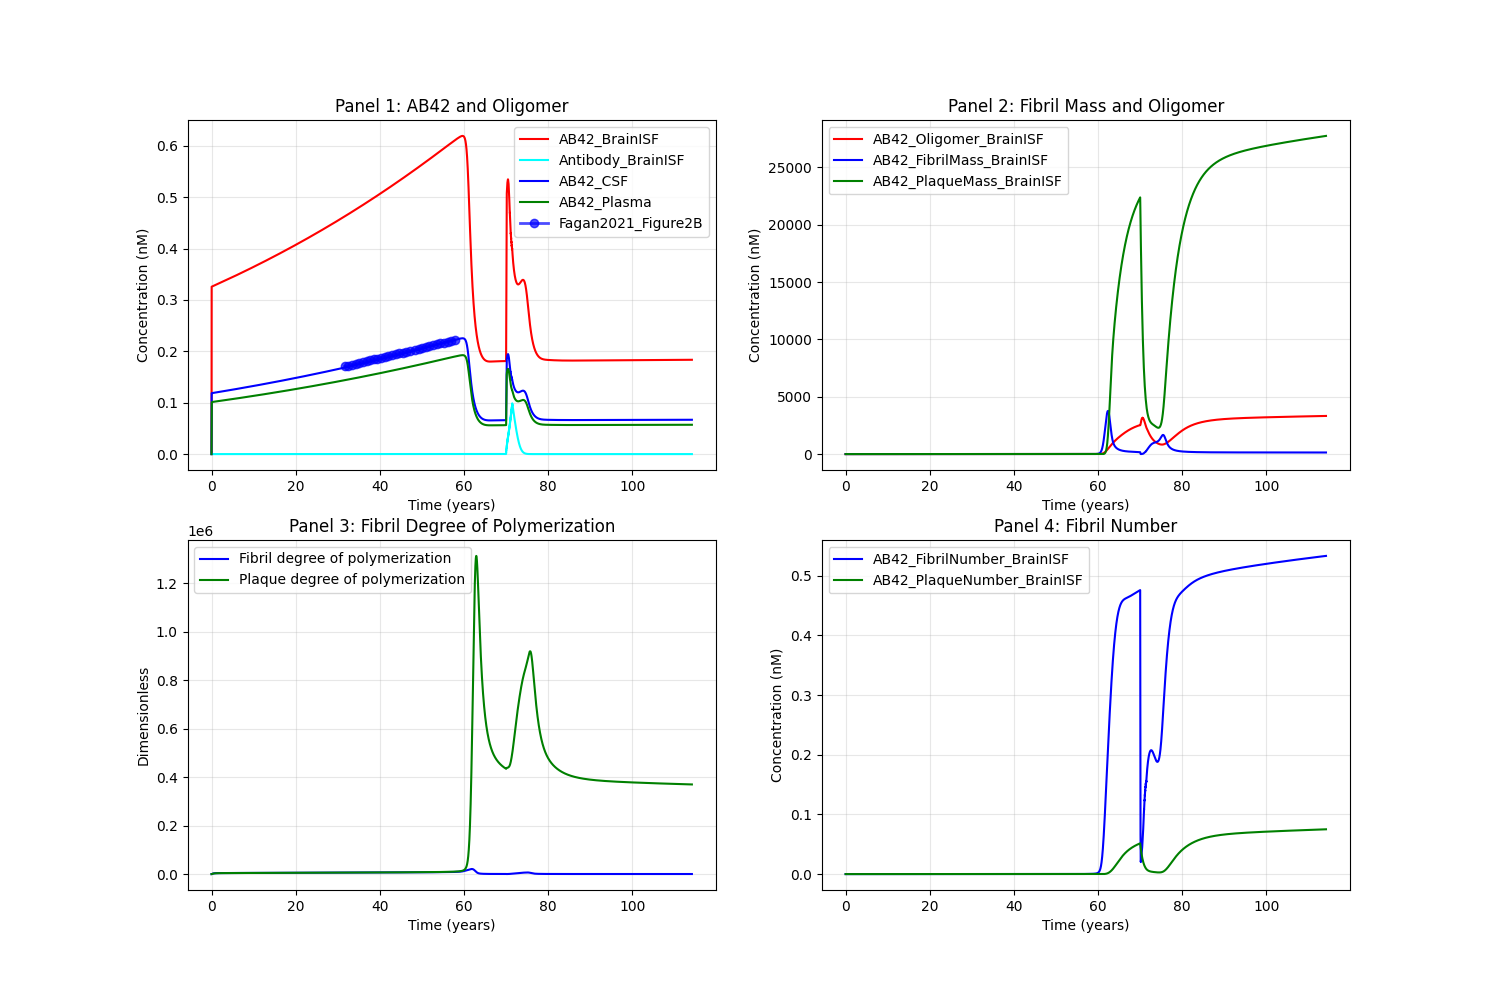

Write Python code to recreate this figure.
import tellurium as te
import numpy as np
import matplotlib.pyplot as plt
import pandas as pd


def run_simulation():
    r = te.loada(__file__.replace('.py', '.txt'))
    r.setIntegrator('cvode')
    r.integrator.absolute_tolerance = 1e-8
    r.integrator.relative_tolerance = 1e-8
    r.integrator.setValue('stiff', True)
    #result = r.simulate(0, 1000, 10000)
    #result = r.simulate(0, 200000, 200000)
    result = r.simulate(0, 1000000, 3000000, ['time','[Antibody_Plasma]','[Antibody_BrainISF]','[Antibody_LiverVascular]',
    '[Antibody_LungVascular]','[Antibody_LymphNode]','[Antibody_BrainVascular]','[Antibody_BBB]','[Antibody_SAS]',
    '[Antibody_LV]','[APP_BrainISF]','[AB42_BrainISF]','[C99_BrainISF]','[AB42_Oligomer_BrainISF]','[AB42_FibrilNumber_BrainISF]','[AB42_FibrilMass_BrainISF]',
    '[AB42_Plasma]','[AB42_SAS]','Fibril_degree_polymerization','[AB42_PlaqueMass_BrainISF]','[AB42_PlaqueNumber_BrainISF]','Plaque_degree_polymerization'])
    
    # Create two-panel subplot layout
    fig, axes = plt.subplots(2, 2, figsize=(15, 10))
    ax1, ax2 = axes[0]
    ax3, ax4 = axes[1]
    
    # Left panel - first two variables
    ax1.plot(result['time']/24/365, result['[AB42_BrainISF]'], label='AB42_BrainISF',color='red')
    ax1.plot(result['time']/24/365, result['[Antibody_BrainISF]'], label='Antibody_BrainISF',color='cyan')
    ax1.plot(result['time']/24/365, result['[AB42_SAS]'], label='AB42_CSF',color='blue')
    ax1.plot(result['time']/24/365, result['[AB42_Plasma]'], label='AB42_Plasma',color='green')
    # ax1.plot(result['time']/24/365, result['Anti_ABeta_ISF_sum'], label='Total_Antibody_BrainISF',color='purple')
    # ax1.plot(result['time'], result['[Antibody_Plasma]'], label='Antibody_Plasma')
    # Read the CSV file
    df = pd.read_csv('Fagan2021_Figure2B.csv')
    dian_noncarrier_data = df[df['series'] == 'DIAN_noncarrier']
    ax1.plot(dian_noncarrier_data['time'], dian_noncarrier_data['measurement'], 
         marker='o', linewidth=2, markersize=6, color='blue', alpha=0.7,label='Fagan2021_Figure2B')

    ax1.set_xlabel('Time (years)')
    ax1.set_ylabel('Concentration (nM)')
    ax1.set_title('Panel 1: AB42 and Oligomer')
    ax1.legend()
    ax1.grid(True, alpha=0.3)
    
    # Right panel - second two variables
    ax2.plot(result['time']/24/365, result['[AB42_Oligomer_BrainISF]'], label='AB42_Oligomer_BrainISF',color='red')
    
    ax2.plot(result['time']/24/365, result['[AB42_FibrilMass_BrainISF]'], label='AB42_FibrilMass_BrainISF',color='blue')
    ax2.plot(result['time']/24/365, result['[AB42_PlaqueMass_BrainISF]'], label='AB42_PlaqueMass_BrainISF',color='green')
    ax2.set_xlabel('Time (years)')
    ax2.set_ylabel('Concentration (nM)')
    ax2.set_title('Panel 2: Fibril Mass and Oligomer')
    ax2.legend()
    ax2.grid(True, alpha=0.3)

    ax3.plot(result['time']/24/365, result['Fibril_degree_polymerization'], label='Fibril degree of polymerization',color='blue')
    ax3.plot(result['time']/24/365, result['Plaque_degree_polymerization'], label='Plaque degree of polymerization',color='green')
    ax3.set_xlabel('Time (years)')
    ax3.set_ylabel('Dimensionless')
    ax3.set_title('Panel 3: Fibril Degree of Polymerization')
    ax3.legend()
    ax3.grid(True, alpha=0.3)
    
    ax4.plot(result['time']/24/365, result['[AB42_FibrilNumber_BrainISF]'], label='AB42_FibrilNumber_BrainISF',color='blue')
    ax4.plot(result['time']/24/365, result['[AB42_PlaqueNumber_BrainISF]'], label='AB42_PlaqueNumber_BrainISF',color='green')
    ax4.set_xlabel('Time (years)')
    ax4.set_ylabel('Concentration (nM)')
    ax4.set_title('Panel 4: Fibril Number')
    ax4.legend()
    ax4.grid(True, alpha=0.3)
    
    
    plt.savefig(__file__.replace('.py', '.png'))
    plt.tight_layout()

    plt.show()

if __name__ == "__main__":
    run_simulation()
    
